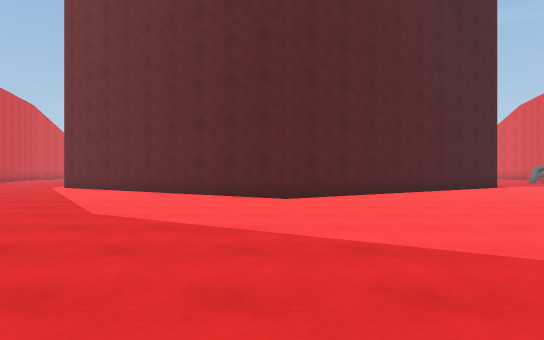
View 1 (above)

17 first-person views from a walk through a Unity game level. The camera is 1.3 m above the floor, looks level and sees 80° across. The floor is counted in squares, 2 m on a side. Each view is taken from the middle of a square. On the plan, view 1 faces up. The plan holds only what a view shows up to about 10 squares ahead; the rest is blank. The place goes on beyond the plan. Surface patterns are stand-ins for the level's own textures.

View 2
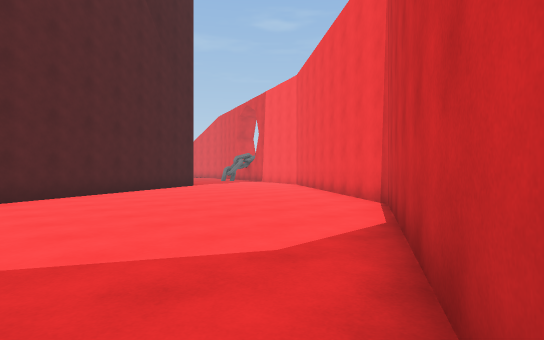

View 3
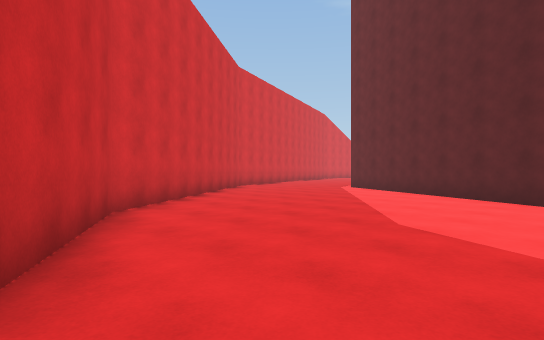

View 4
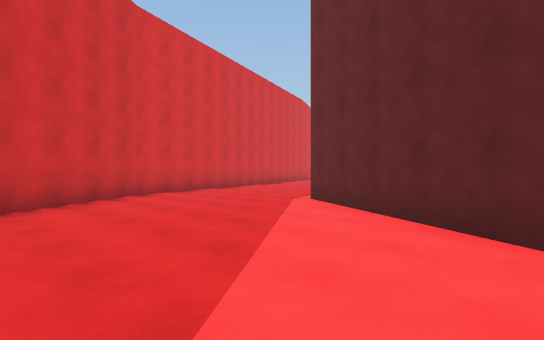

View 5
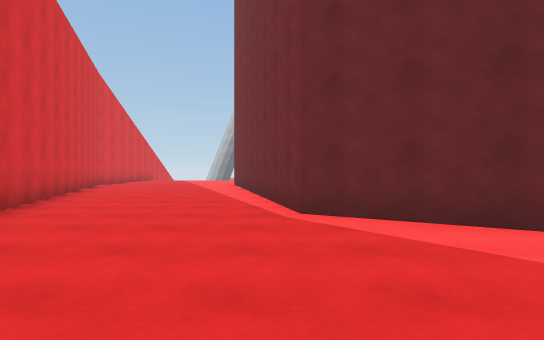

View 6
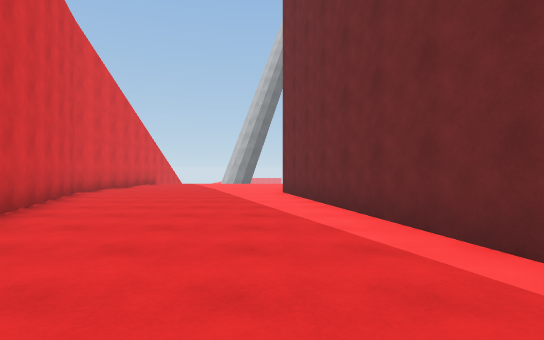

View 7
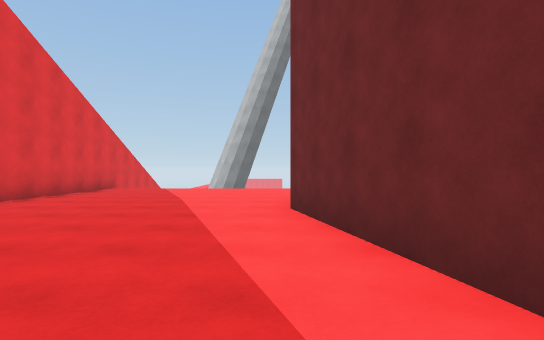

View 8
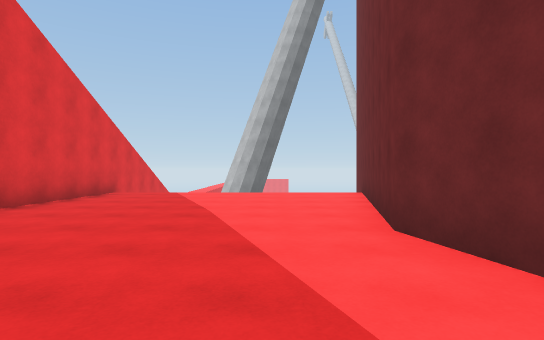

View 9
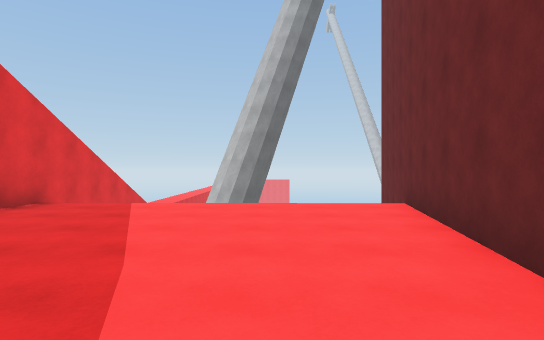

View 10
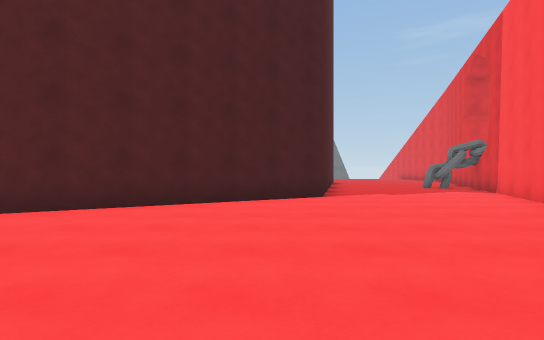

View 11
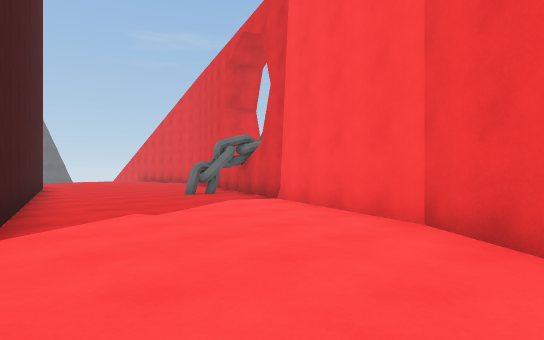

View 12
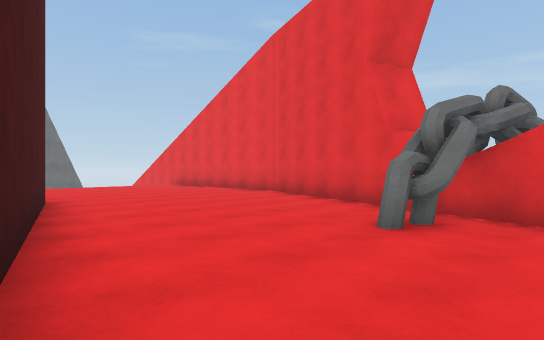

View 13
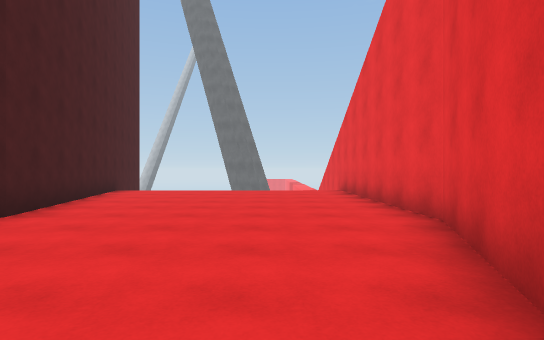

View 14
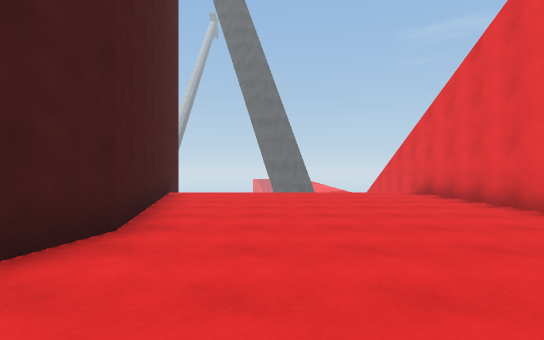

View 15
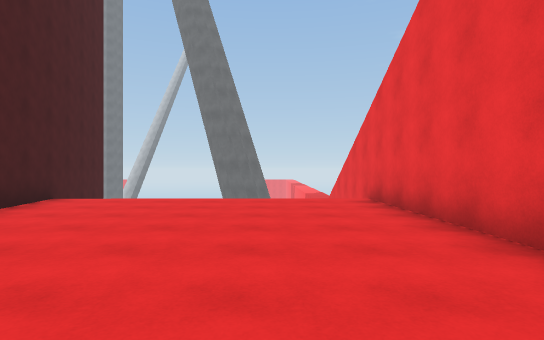

View 16
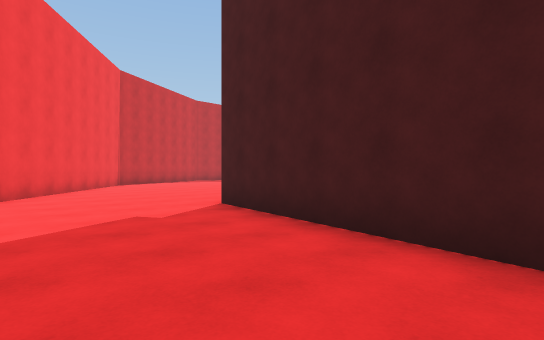

View 17
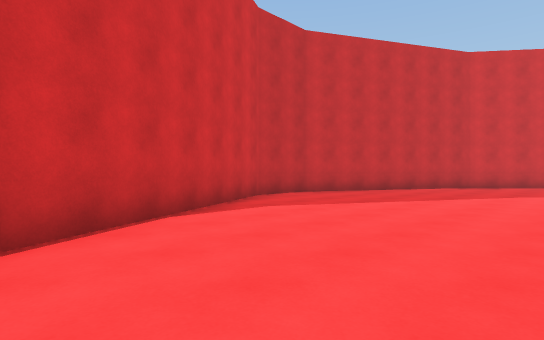

### Floor plan
Points are (right, up) in squares from view 1. A wall is a line through its corners. A room is listed if a view was taken in it or the views show most of it. See-through windows are left out.
Room 1 (views 1, 2, 3, 4, 5, 6, 7, 8, 9, 10, 11, 12, 13, 14, 15, 16, 17)
walls: (-1.3, 0.1) (-0.7, -0.2) (1.3, -0.2) (6.9, 2.8) (12, 9.4) (16.2, 21.2) (16.2, 30); (13, 15.2) (12.5, 15.6); (13, 15.3) (12.6, 15.6); (13.4, 15.1) (12.9, 15.1); (13.2, 15.4) (12.7, 15.5); (13.9, 15.2) (13.4, 15.3); (8.5, 30.1) (10.3, 21.5) (8.2, 11.8) (0.3, 7.3) (-7.6, 11.8) (-9.7, 21.5) (-7.7, 30.5); (-15.5, 30.5) (-15.5, 21.2) (-11.3, 9.4) (-6.2, 2.8) (-3.3, 1.2)

Positions as (right, up) in squares from view 1, and headings:
1: (0, 0), facing up
2: (1, 0), facing up-right
3: (-1, 1), facing up-left
4: (-3, 6), facing up-left
5: (-8, 7), facing up
6: (-10, 12), facing up
7: (-10, 16), facing up
8: (-11, 18), facing up
9: (-11, 21), facing up
10: (7, 4), facing up
11: (8, 8), facing up-right
12: (9, 14), facing up-right
13: (14, 17), facing up
14: (12, 18), facing up
15: (14, 20), facing up
16: (12, 17), facing down-left
17: (7, 6), facing down-left
